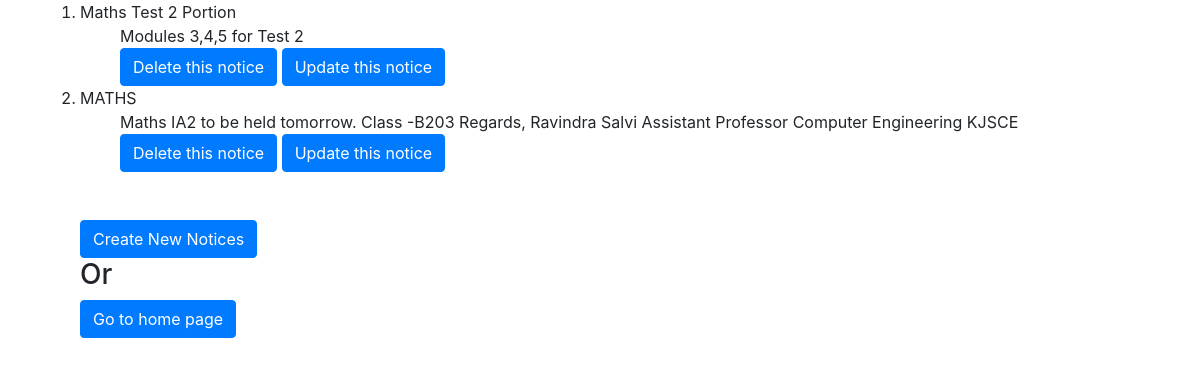
Screenshot of /accounts/3/ (signed in) with the database file from the repository.
### myapp/models.py (models this page shows, shortened)
class Notice(models.Model):
    name = models.TextField(max_length=4000,null=True, blank=True)
    message = models.TextField(max_length=4000, null=True, blank=True)
    topic = models.ForeignKey(Board, on_delete=models.CASCADE,null=True, blank=True)
    objects = models.Manager()

### myapp/views.py (the view)
# urls.py: path('<int:id>/', views.list_notice, name='list_notices'),
def list_notice(request, id):
    no = Board.objects.get(pk=id)
    notices = no.notice_set.all()
    return render(request, 'notices.html', {'notices': notices})

### templates/notices.html (shortened to what this page needs)
<!DOCTYPE html>
<html lang="en">
<head>
     <link rel="stylesheet" href="https://maxcdn.bootstrapcdn.com/bootstrap/4.0.0-beta/css/bootstrap.min.css">
</head>
<ul> <ol>
    {% if  not  user.is_authenticated %}
    {%for  notice in notices%}
                <li>{{notice.name}}</li></a>
                <ul><li style="list-style-type :none;">{{notice.message}}</li>
  </ul>
                    {% endfor %}
    <button onclick="location.href='{% url 'home_page' %}'"
     class="btn btn-primary " align="center"> Back</button>
                {% else %}
                    {%for  notice in notices%}
                <li>{{notice.name}}</li></a>
                <ul><li style="list-style-type :none;">{{notice.message}}</li>
                    <button onclick="location.href='{% url 'delete_notices' notice.id %}'"
                            class="btn btn-primary " align="center">
                        Delete  this notice</button>
                     <button onclick="location.href='{% url 'update_notices' notice.id %}'"
                     class="btn btn-primary " align="center"> Update  this notice</button>
                </ul>
    {% endfor %}
    <br><br>
      <button onclick="location.href='{% url 'create_notices' %}'"
      class="btn btn-primary " align="center" > Create New Notices</button>
    <h3> Or </h3>
  <button onclick="location.href='{% url 'home_page' %}'"
   class="btn btn-primary " align="center">Go to home page</button>
    {%endif %}
</ol>
</ul>
</body>
</html>

### rows the page displays
Notice: name "Maths Test 2 Portion", message "Modules 3,4,5 for Test 2"
Notice: name "MATHS", message "Maths IA2 to be held tomorrow. Class -B203 Regards, Ravindra Salvi Assistant Professor Computer Engineering KJSCE"
